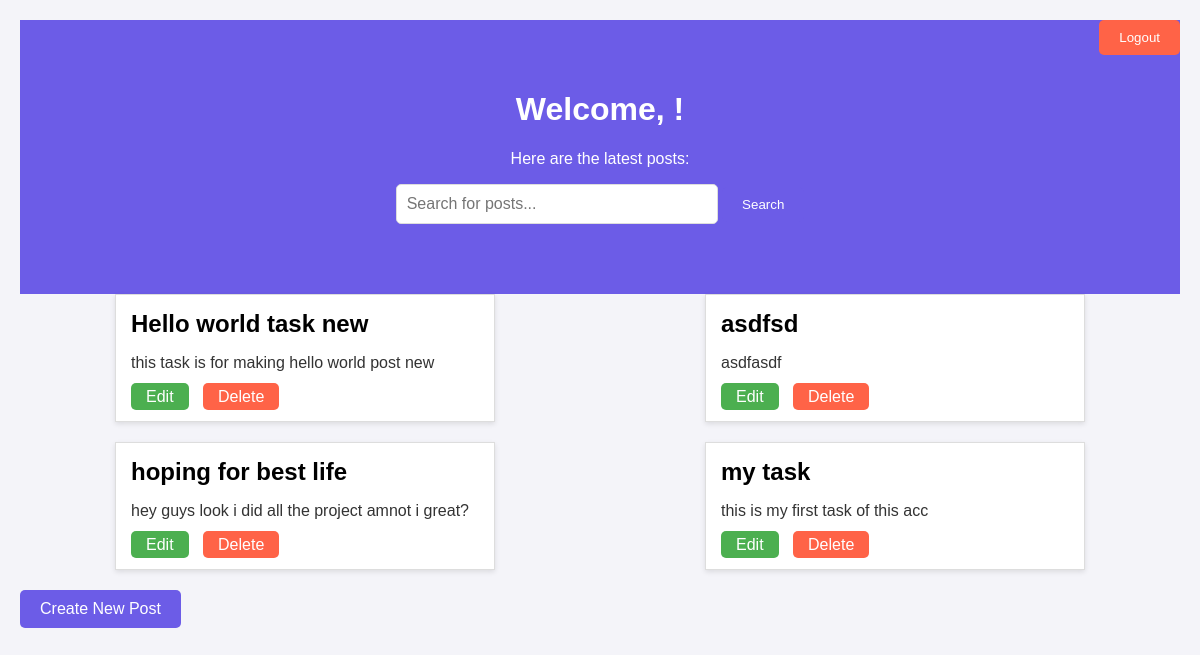
The app's page /search/ with its own data.
### index/models.py (models this page shows, shortened)
class Post(models.Model):
    title = models.CharField(max_length=100)
    description = models.TextField()
    author = models.ForeignKey(User, on_delete=models.CASCADE)  # to associate posts with users

### index/views.py (the view)
# urls.py: path('search/', views.search_posts, name='search_posts'),  # New URL for search
def search_posts(request):
    query = request.GET.get('q', '')
    if query:
        posts = Post.objects.filter(title__icontains=query)
    else:
        posts = Post.objects.all()
    return render(request, 'homepage.html', {'posts': posts})

### index/templates/homepage.html (shortened to what this page needs)
<!DOCTYPE html>
<html lang="en">
<head>
</head>
<body>
    <div class="container">
        <div class="header">
            <h1>Welcome, {{ user.username }}!</h1>
            <p>Here are the latest posts:</p>
            <div class="search-bar">
                <form method="GET" action="{% url 'search_posts' %}">
                    <input type="text" name="q" placeholder="Search for posts..." value="{{ request.GET.q }}">
                    <button type="submit">Search</button>
                </form>
            </div>
        </div>
        <form action="{% url 'logout' %}" method="POST">
            <button type="submit" class="logout-btn">Logout</button>
        </form>
        <div class="posts">
            {% for post in posts %}
                <div class="post">
                    <h2>{{ post.title }}</h2>
                    <p>{{ post.description }}</p>
                    <div class="action-buttons">
                        <a href="{% url 'edit_post' post.id %}" class="edit">Edit</a>
                        <a href="{% url 'delete_post' post.id %}" class="delete" onclick="return confirm('Are you sure you want to delete this post?');">Delete</a>
                    </div>
                </div>
            {% empty %}
                <p>No posts yet.</p>
            {% endfor %}
        </div>
        <a href="{% url 'create_post' %}" class="button">Create New Post</a>
    </div>
</body>
</html>

### index/templates/homepage.html (style rules this page uses)
body { font-family: Arial, sans-serif; margin: 0; padding: 0; background-color: #f4f4f9; }
.container { max-width: 1200px; margin: 0 auto; padding: 20px; }
.header { text-align: center; padding: 50px; background-color: #6c5ce7; color: white; }
.search-bar { display: flex; justify-content: center; margin-bottom: 20px; }
.search-bar input[type="text"] { padding: 10px; font-size: 1rem; border: 1px solid #ddd; border-radius: 5px; width: 300px; }
.search-bar button { padding: 10px 20px; background-color: #6c5ce7; color: white; border: none; border-radius: 5px; cursor: pointer; }
.posts { display: flex; flex-wrap: wrap; gap: 20px; justify-content: space-around; }
.post { background-color: white; border: 1px solid #ddd; padding: 15px; width: 30%; box-shadow: 0 2px 5px rgba(0, 0, 0, 0.1); }
.post h2 { font-size: 1.5rem; margin: 0; }
.post p { font-size: 1rem; color: #333; }
.button { display: inline-block; padding: 10px 20px; background-color: #6c5ce7; color: white; text-decoration: none; border-radius: 5px; margin-top: 20px; }
.action-buttons { margin-top: 10px; }
.action-buttons a { padding: 5px 15px; margin-right: 10px; text-decoration: none; color: white; background-color: #ff6347; border-radius: 5px; }
.action-buttons a.edit { background-color: #4caf50; }
.action-buttons a.delete { background-color: #ff6347; }
.logout-btn { position: absolute; top: 20px; right: 20px; padding: 10px 20px; background-color: #ff6347; color: white; border: none; border-radius: 5px; cursor: pointer; }

### records on screen
Post: title "Hello world task new", description "this task is for making hello world post new"
Post: title "asdfsd", description "asdfasdf"
Post: title "hoping for best life", description "hey guys look i did all the project amnot i great?"
Post: title "my task", description "this is my first task of this acc"
